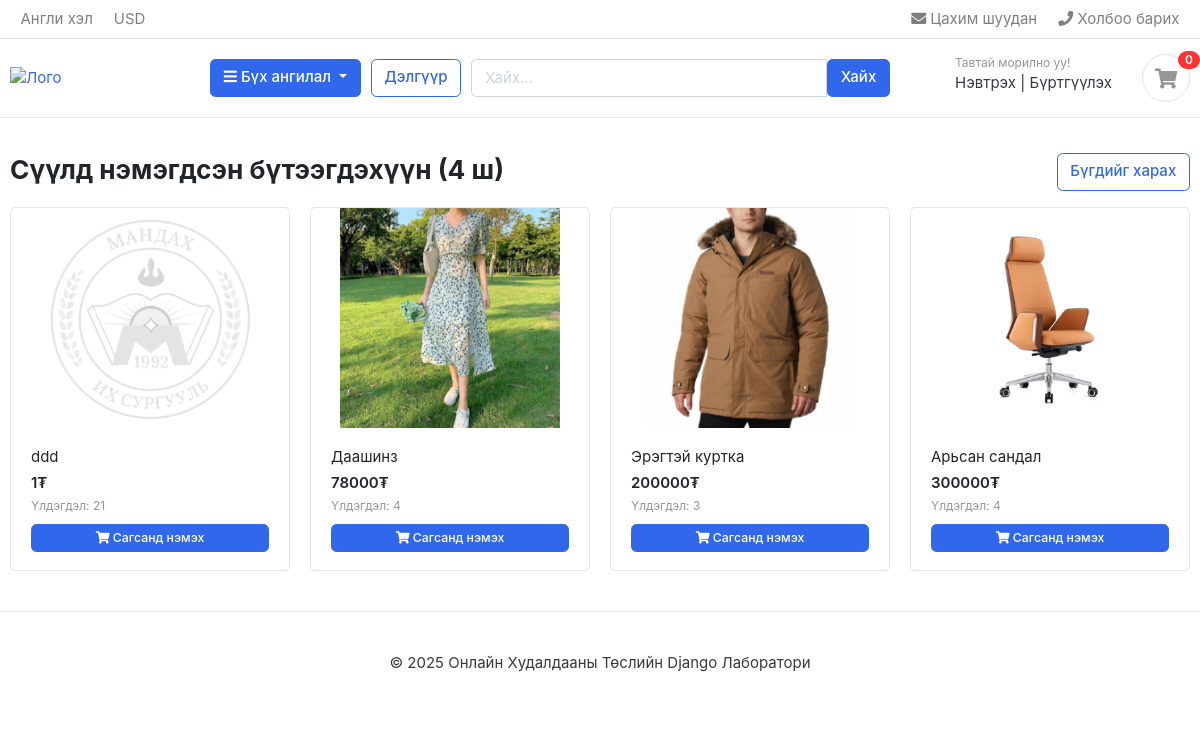
The app's page /, older data.
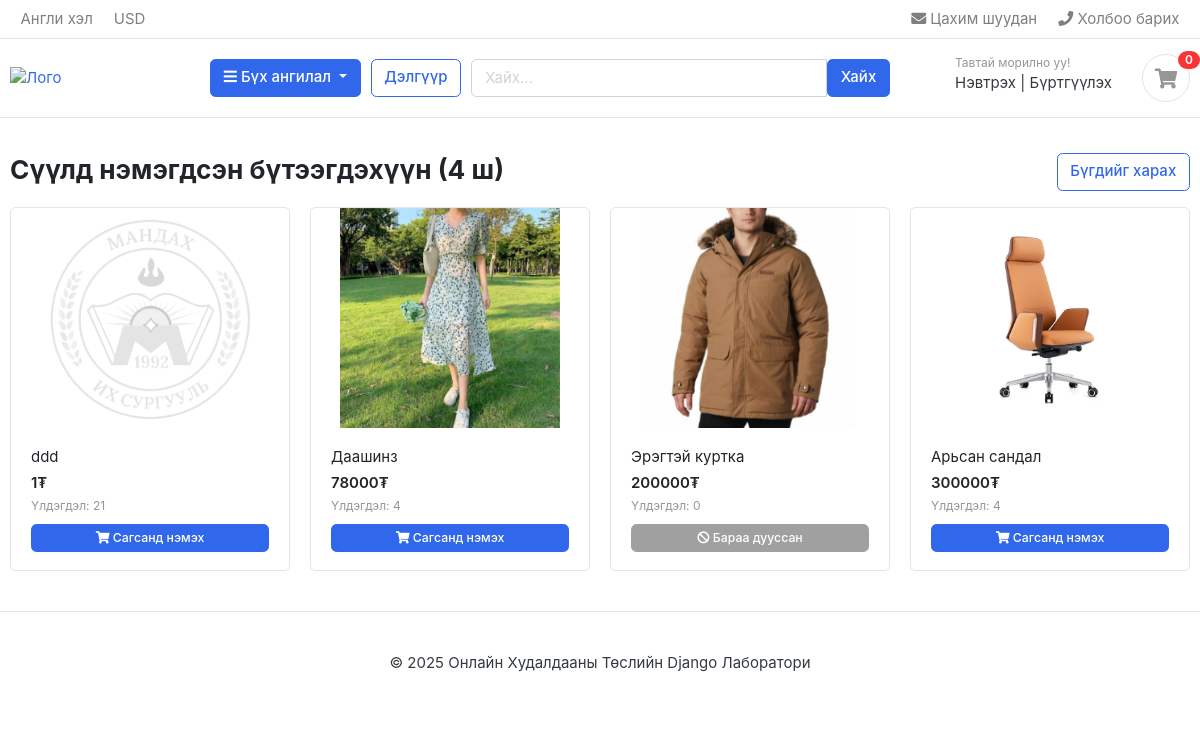
The same page, newer data.
### shop_app/models.py (models this page shows, shortened)
class Product(models.Model):
    product_name = models.CharField(
        max_length=200,
        unique=True)
    slug = models.SlugField(max_length=200, unique=True)
    description = models.TextField(max_length=500, blank=True)
    price = models.IntegerField()
    images = models.ImageField(upload_to='images/products')
    stock = models.IntegerField()
    is_available = models.BooleanField(default=True)
    category = models.ForeignKey(Category, on_delete=models.CASCADE)
    created_date = models.DateTimeField(auto_now_add=True)
    modified_date = models.DateTimeField(auto_now=True)
    def getUrl(self):
        return reverse("product_detail", kwargs= {
            "categorySlug": self.category.slug,
            "productSlug": self.slug
        })
    class Meta:
        db_table = "tbl_products"

### shop_app/views.py (the view)
# urls.py: path("",            views.index,    name="index"),
def index(request):
    products = Product.objects.order_by('-created_date')[:4]
    return render(request, 'index.html', {'products': products, 'count': products.count()})

### cart_app/context_processors.py (called while the page is built)
def counter(request):
    cart_count = 0
    try:
        cart = Cart.objects.filter(id=_cart_id(request))
        cart_items = CartItem.objects.all().filter(cart = cart[:1])
        for cart_item in cart_items:
            cart_count += cart_item.quantity
    except Cart.DoesNotExist:
        cart_count = 0
    return dict(cart_count = cart_count)

### cart_app/views.py (called while the page is built)
def _cart_id(request):
    cart = request.session.session_key
    if not cart:
        cart = request.session.create()
    return cart

### lab2Template/contextProcessors.py (called while the page is built)
def categoriesProcessor(request):
    categories = Category.objects.all()
    return {'categories': categories}

### shop_app/models.py (called while the page is built)
    def getUrl(self):
        return reverse('categoryDetail', kwargs={'slug': self.slug})

### templates/index.html
{% extends "base.html" %}
{% load static %}
{% block content %}
<section class="section-name padding-y-sm">
  <div class="container">
    <header class="section-heading">
      <a href="{% url 'store' %}" class="btn btn-outline-primary float-right">Бүгдийг харах</a>
      <h3 class="section-title">Сүүлд нэмэгдсэн бүтээгдэхүүн ({{ count }} ш)</h3>
    </header>
    <div class="row">
      {% for p in products %}
      <div class="col-md-3">
        <div class="card card-product-grid">
          <a href="{{ p.getUrl }}" class="img-wrap">
            {% if p.images %}
              <img src="{{ p.images.url }}" alt="{{ p.product_name }}" class="img-fluid">
            {% else %}
              <img src="{% static 'images/no_image_available.png' %}" alt="No image" class="img-fluid">
            {% endif %}
          </a>
          <figcaption class="info-wrap">
            <a href="{{ p.getUrl }}" class="title">{{ p.product_name }}</a>
            <div class="price mt-1">{{ p.price }}₮</div>
            <small class="text-muted">Үлдэгдэл: <span id="stock-{{ p.id }}">{{ p.stock }}</span></small>
            <div class="mt-2">
              {% if p.stock > 0 %}
              <a href="{% url 'add_cart' p.id %}" class="btn btn-sm btn-primary btn-block">
                <i class="fas fa-shopping-cart"></i> Сагсанд нэмэх
              </a>
              {% else %}
              <button class="btn btn-sm btn-secondary btn-block" disabled>
                <i class="fas fa-ban"></i> Бараа дууссан
              </button>
              {% endif %}
            </div>
          </figcaption>
        </div>
      </div>
      {% endfor %}
    </div>
  </div>
</section>
{% endblock %}

### templates/base.html (shortened to what this page needs)
{% load static %}
{% load custom_filters %}
<!DOCTYPE HTML>
<html lang="mn">
<head>
<link href="{% static 'css/bootstrap.css' %}" rel="stylesheet" type="text/css"/>
<link href="{% static 'fonts/fontawesome/css/all.min.css' %}" type="text/css" rel="stylesheet">
<link href="{% static 'css/ui.css' %}" rel="stylesheet" type="text/css"/>
<link href="{% static 'css/responsive.css' %}" rel="stylesheet" media="only screen and (max-width: 1200px)" />
</head>
<body>
<header class="section-header">
<nav class="navbar p-md-0 navbar-expand-sm navbar-light border-bottom">
<div class="container">
  <div class="collapse navbar-collapse" id="navbarTop4">
    <ul class="navbar-nav mr-auto">
    	<li class="nav-item dropdown">
		 	<a href="#" class="nav-link">Англи хэл</a>
		</li>
		<li class="nav-item dropdown">
			<a href="#" class="nav-link">USD</a>
		</li>
    </ul>
    <ul class="navbar-nav">
		<li><a href="#" class="nav-link"> <i class="fa fa-envelope"></i> Цахим шуудан </a></li>
		<li><a href="#" class="nav-link"> <i class="fa fa-phone"></i> Холбоо барих </a></li>
	</ul>
  </div>
</div>
</nav>
<section class="header-main border-bottom">
	<div class="container">
<div class="row align-items-center">
	<div class="col-lg-2 col-md-3 col-6">
		<a href="/" class="brand-wrap">
			<img class="logo" src="{% static 'images/logo.jpg' %}" alt="Лого">
		</a>
	</div>
	<div class="col-lg col-sm col-md col-6 flex-grow-0">
		<div class="category-wrap dropdown d-inline-block float-right">
			<button type="button" class="btn btn-primary dropdown-toggle" data-toggle="dropdown" aria-expanded="false">
				<i class="fa fa-bars"></i> Бүх ангилал
			</button>
		</div>
	</div>
	<a href="{% url 'store' %}" class="btn btn-outline-primary">Дэлгүүр</a>
	<div class="col-lg  col-md-6 col-sm-12 col">
		<form method="GET" action="{% url 'search' %}" class="form-inline">
			<div class="input-group w-100">
				<input type="text" name="keyword" class="form-control" placeholder="Хайх...">
				<button type="submit" class="btn btn-primary">Хайх</button>
			</div>
		</form>
	</div>
	<div class="col-lg-3 col-sm-6 col-8 order-2 order-lg-3">
		<div class="d-flex justify-content-end mb-3 mb-lg-0">
			<div class="widget-header">
				<small class="title text-muted">Тавтай морилно уу!</small>
				<div>
					<a href="{% url 'signin' %}">Нэвтрэх</a> <span class="dark-transp"> | </span>
					<a href="{% url 'register' %}">Бүртгүүлэх</a>
				</div>
			</div>
			<a href="{% url 'cart' %}" class="widget-header pl-3 ml-3">
				<div class="icon icon-sm rounded-circle border"><i class="fa fa-shopping-cart"></i></div>
				<span class="badge badge-pill badge-danger notify">{{cart_count}}</span>
			</a>
		</div>
	</div>
</div>
	</div>
</section>
</header>
<main>
    {% block content %}{% endblock %}
</main>
<footer class="section-footer border-top padding-y">
    <div class="container">
      <p class="text-center"> &copy; 2025 Онлайн Худалдааны Төслийн Django Лаборатори</p>
    </div>
</footer>
</body>
</html>

### static/css/ui.css (style rules this page uses)
html { font-family: "Inter", sans-serif; font-size: 15px; }
.img-wrap { text-align: center; display: block; }
.img-wrap img { max-width: 100%; }
.icon-xs, .icon-sm, .icon-md, .icon-lg { display: inline-block; text-align: center; flex-shrink: 0; flex-grow: 0; }
.icon-sm { width: 48px; height: 48px; line-height: 48px !important; font-size: 20px; }
.padding-y { padding-top: 40px; padding-bottom: 40px; }
.padding-y-sm { padding-top: 20px; padding-bottom: 20px; }
.section-heading { margin-bottom: 20px; margin-top: 15px; }
.section-title { color: #212529; }
p:last-child { margin-bottom: 0; }
.header-main { position: relative; padding-top: 1rem; padding-bottom: 1rem; }
.brand-wrap .logo, .navbar-brand .logo { margin-right: 7px; max-height: 42px; display: inline-block; }
.widget-header { display: inline-block; vertical-align: middle; position: relative; }
.widget-header a { color: #343a40; }
.widget-header i { color: #969696; }
.widget-header .title { display: block; }
.widget-header .notify { position: absolute; top: -3px; right: -10px; }
[class*=card-product] a.title { color: #212529; display: block; }
[class*=card-product] .img-wrap { overflow: hidden; position: relative; }
[class*=card-product] .img-wrap img { height: 100%; max-width: 100%; width: auto; display: inline-block; -o-object-fit: cover; object-fit: cover; }
.card-product-grid { margin-bottom: 20px; }
.card-product-grid .img-wrap { border-radius: 0.2rem 0.2rem 0 0; height: 220px; }
.card-product-grid .info-wrap { overflow: hidden; padding: 18px 20px; }
.card .img-wrap { overflow: hidden; }
.notify { position: absolute; top: -4px; right: -10px; display: inline-block; padding: 0.25em 0.6em; font-size: 12px; line-height: 1; text-align: center; border-radius: 3rem; color: #fff; background-color: #fa3434; }
.price { font-weight: 600; color: #212529; }

Row changes from the older to the newer data that the page shows:
changed Product "Эрэгтэй куртка": stock "3" → "0"; stock "Сагсанд нэмэх" → "Бараа дууссан"
